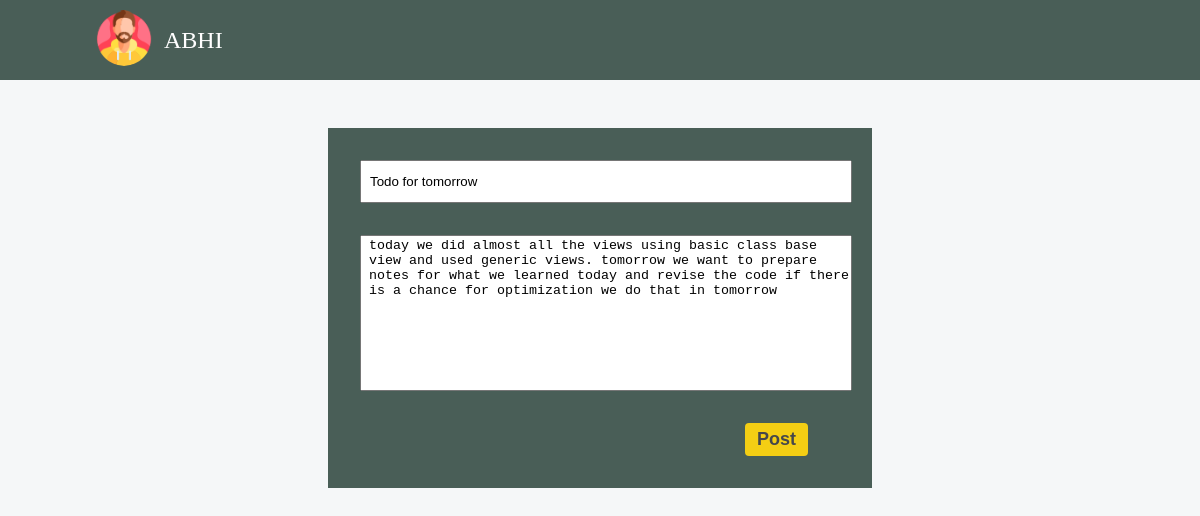
Page /blog/update/15/ (signed in) on the committed database.
### blogs/models.py (models this page shows)
class Blog(models.Model):
    title = models.CharField(max_length=100)
    desc = models.TextField()
    date_posted = models.DateField()
    is_archived = models.BooleanField(default=False)
    owner = models.ForeignKey(User, on_delete=models.CASCADE)

### blogs/views.py (the view, shortened to what this page needs)
# urls.py: path('update/<int:pk>/', BlogUpdateView.as_view(), name='blog-update'),
class BlogUpdateView(View):
    def get_queryset(self):
        pk = self.kwargs.get('pk')
        blog = get_object_or_404(Blog, pk=pk)
        return blog
    def get(self, request, **kwargs):
        context = self.get_queryset()
        return render(request, 'blog/blog.html', {'blog' : context})

### blogs/templates/blog/blog.html (shortened to what this page needs)
{% load static %}
<!DOCTYPE html>
<html lang="en">
<head>
</head>
<body>
    <nav>
        <div class="left">
            <a href="{% url 'home' %}"><img src="{% static 'images/man.png' %}" alt="avatar" class="circle-avatar"></a>
            <a href="#" class="user-title">{{request.user}}</a>
        </div>
    </nav>
    <form method="POST">
        {% if blog %}
            <input type="text" name="title" class="inp inp-title" placeholder="Blog Title" value="{{blog.title}}">
            <textarea name="desc" cols="30" rows="10" class="inp" placeholder="Write your Blog">{{blog.desc}}</textarea>
            <button type="submit" class="btn-post">Post</button>
        {% else %}
            <input type="text" name="title" class="inp inp-title" placeholder="Blog Title">
            <textarea name="desc" cols="30" rows="10" class="inp" placeholder="Write your Blog"></textarea>
            <button type="submit" class="btn-post">Post</button>
        {% endif %}
    </form>
</body>
</html>

### blogs/templates/blog/blog.html (style rules this page uses)
:root { --primary: #F5F7F8; --secondary: #F4CE14; --tertiary: #495E57; --darkest: #45474B; }
body { background-color: var(--primary); padding: 0; margin: 0; display: flex; justify-content: center; }
nav { position: fixed; top: 0; left: 0; right: 0; height: 5rem; background-color: var(--tertiary); display: flex; justify-content: space-between; align-items: center; }
nav>.left { display: flex; margin-left: 6rem; justify-content: space-between; }
.circle-avatar { width: 56px; height: 56px; border-radius: 28px; align-self: center; }
.user-title { align-self: center; text-decoration: none; font-size: 24px; margin-left: 12px; color: white; text-transform: uppercase; }
.btn-post { border: none; background-color: var(--secondary); padding: 6px 12px; border-radius: 4px; color: var(--darkest); text-decoration: none; font-size: large; font-weight: bold; margin-right: 2rem; transition: all .12s ease; align-self: flex-end; transition: all .12s ease; }
form { margin-top: 8rem; display: flex; flex-direction: column; background-color: var(--tertiary); padding: 2rem; width: 40%; gap: 2rem; }
.inp-title { padding: 12px 0; }
.inp { align-self: flex-start; width: 100%; padding-left: 8px; }
textarea { resize: none; }

### rows in the picture
Blog: title "Todo for tomorrow", desc "today we did almost all the views using basic class base view and used generic views. tomorrow we want to prepare notes for what we learned today and revise the code if there is a chance for optimization we do that in tomorrow"

### other values in the picture
{{ request.user }} "ABHI"
